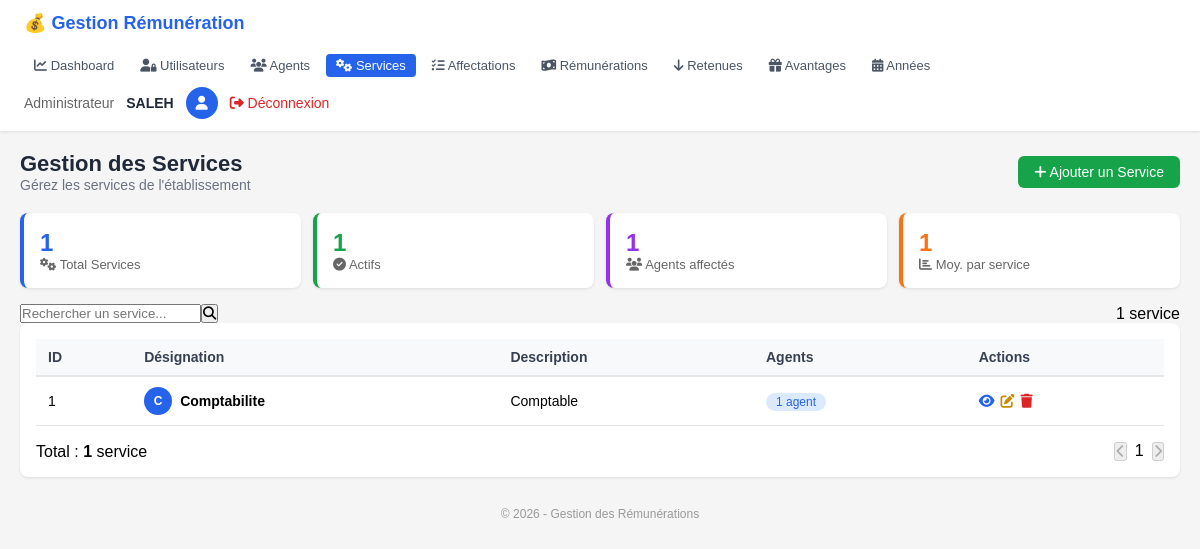
Page /pages/services/index.php (signed in) on the earlier database version.
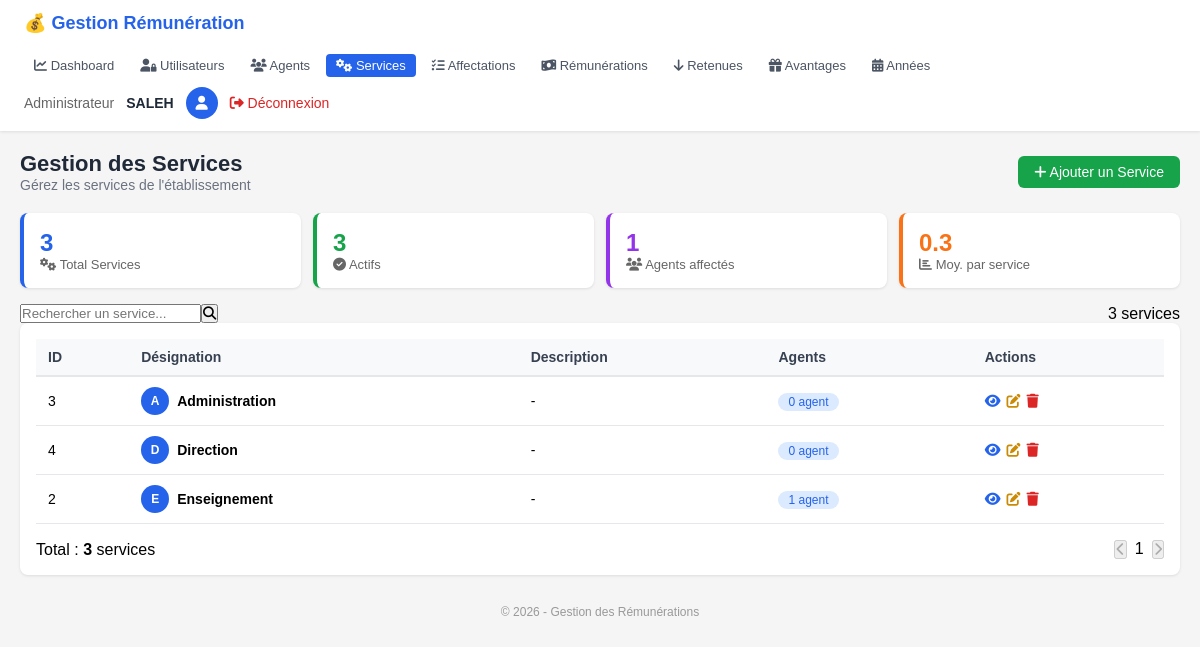
Same page on the later database version.
### tables this page shows
CREATE TABLE `service` (
  `id` int(11) NOT NULL,
  `designation` varchar(150) NOT NULL,
  `description` text DEFAULT NULL
);

### Classes/Service.php (called while the page is built, shortened)
<?php
require_once __DIR__ . '/../Config/Database.php';
class Service {
    private $id;
    private $designation;
    private $description;
    public function __construct(
        $designation = null,
        $description = null,
        $id = null
    ) {
        $this->id = $id;
        $this->designation = $designation;
        $this->description = $description;
    }
    public function getId() { return $this->id; }
    public function getDesignation() { return $this->designation; }
    public function getDescription() { return $this->description; }
    public static function getAll($search = '') {
        $db = Database::getInstance();
        $sql = "SELECT * FROM service";
        $params = [];
        $sql .= " ORDER BY designation";
        try {
            $stmt = $db->prepare($sql);
            $stmt->execute();
            $services = [];
            while ($row = $stmt->fetch(PDO::FETCH_ASSOC)) {
                $services[] = new self(
                    $row['designation'],
                    $row['description'],
                    $row['id']
                );
            }
            return $services;
        } catch (PDOException $e) {
            error_log("Erreur lors de la récupération des services : " . $e->getMessage());
            return [];
        }
    }
    public function getAgents() {
        require_once 'Affectation.php';
        return Affectation::getByService($this->id);
    }
}
?>

### Config/Database.php (called while the page is built, shortened)
<?php
class Database {
    private static $host = 'localhost';
    private static $db_name = 'gestion_remuneration';
    private static $user = 'root';
    private static $password = '';
    private static $conn;
    public static function connect() {
        self::$conn = null;
        try {
            $dsn = 'mysql:host=' . self::$host . ';dbname=' . self::$db_name . ';charset=utf8';
            self::$conn = new PDO($dsn, self::$user, self::$password);
            self::$conn->setAttribute(PDO::ATTR_ERRMODE, PDO::ERRMODE_EXCEPTION);
        } catch (PDOException $e) {
            die('Erreur de connexion : ' . $e->getMessage());
        }
        return self::$conn;
    }
    public static function getInstance() {
        return self::$conn;
    }
}
?>

### Classes/Affectation.php (called while the page is built, shortened)
<?php
require_once __DIR__ . '/../Config/Database.php';
class Affectation {
    public static function getByService($id_service) {
        $db = Database::getInstance();
        $sql = "SELECT * FROM affectation WHERE id_service = :id_service";
        try {
            $stmt = $db->prepare($sql);
            $stmt->bindParam(':id_service', $id_service);
            $stmt->execute();
            $affectations = [];
            while ($row = $stmt->fetch(PDO::FETCH_ASSOC)) {
                $affectations[] = new self(
                    $row['id_agent'],
                    $row['id_service'],
                    $row['lieu_affectation'],
                    $row['montant_remunerer'],
                    $row['date_affectation'],
                    $row['id']
                );
            }
            return $affectations;
        } catch (PDOException $e) {
            error_log("Erreur lors de la récupération des affectations : " . $e->getMessage());
            return [];
        }
    }
}
?>

### pages/services/index.php (the view, shortened to what the changed rows need)
<?php
require_once __DIR__ . '/../../Config/Database.php';
require_once __DIR__ . '/../../Classes/Service.php';
$search = $_GET['search'] ?? '';
$services = Service::getAll($search);
$totalServices = count($services);
?>
<!DOCTYPE html>
<html lang="fr">
<head>
    <link rel="stylesheet" href="https://cdnjs.cloudflare.com/ajax/libs/font-awesome/6.4.0/css/all.min.css">
</head>
<body>
<div class="header">
    <div class="header-left">
        <h1>💰 Gestion Rémunération</h1>
    </div>
</div>
<div class="container">
    <div class="top">
        <div>
            <h2>Gestion des Services</h2>
        </div>
    </div>
    <div class="grid-4">
        <div class="card border-blue">
            <div class="number text-blue"><?php echo $totalServices; ?></div>
            <div class="label"><i class="fas fa-cogs"></i> Total Services</div>
        </div>
        <div class="card border-green">
            <div class="number text-green"><?php echo $totalServices > 0 ? $totalServices : 0; ?></div>
            <div class="label"><i class="fas fa-check-circle"></i> Actifs</div>
        </div>
            <div class="number text-purple"><?php
                $totalAgents = 0;
                foreach ($services as $service) {
                    $totalAgents += count($service->getAgents());
                }
            ?></div>
        <div class="card border-orange">
            <div class="number text-orange"><?php echo count($services) > 0 ? round($totalAgents / count($services), 1) : 0; ?></div>
            <div class="label"><i class="fas fa-chart-bar"></i> Moy. par service</div>
        </div>
    </div>
    <div class="flex flex-wrap items-center justify-between gap-3 mb-4">
        <form method="GET" class="flex">
            <input type="text" name="search" value="<?php echo htmlspecialchars($search); ?>"
                   placeholder="Rechercher un service..."
                   class="px-4 py-2 border border-gray-300 rounded-l-lg focus:outline-none focus:border-blue-500 w-64">
            <button type="submit" class="bg-blue-600 hover:bg-blue-700 text-white px-4 py-2 rounded-r-lg transition">
            </button>
        </form>
        <span class="text-sm text-gray-500"><?php echo $totalServices; ?> service<?php echo $totalServices > 1 ? 's' : ''; ?></span>
    </div>
    <div class="card">
        <div class="table-wrap">
            <table>
                <thead>
                    <tr>
                        <th>ID</th>
                        <th>Désignation</th>
                        <th>Description</th>
                        <th>Agents</th>
                        <th>Actions</th>
                    </tr>
                </thead>
                <tbody>
                    <?php if (empty($services)): ?>
                    <tr>
                        <td colspan="5" class="empty">
                            <i class="fas fa-inbox"></i>
                            Aucun service trouvé
                        </td>
                    </tr>
                    <?php else: ?>
                        <?php foreach ($services as $service):
                            $nbAgents = count($service->getAgents());
                        ?>
                        <tr>
                            <td><?php echo $service->getId(); ?></td>
                            <td>
                                <div style="display:flex;align-items:center;gap:8px;">
                                    <div style="width:28px;height:28px;background:#2563eb;border-radius:50%;display:flex;align-items:center;justify-content:center;color:white;font-size:12px;font-weight:bold;">
                                        <?php
                                        $designation = $service->getDesignation();
                                        $initials = '';
                                        $parts = explode(' ', $designation);
                                        foreach ($parts as $part) {
                                            $initials .= strtoupper(substr($part, 0, 1));
                                        }
                                        echo substr($initials, 0, 2);
                                        ?>
                                    </div>
                                    <strong><?php echo htmlspecialchars($service->getDesignation()); ?></strong>
                                </div>
                            </td>
                            <td><?php echo htmlspecialchars($service->getDescription() ?: '-'); ?></td>
                            <td>
                                <span class="badge" style="background:#dbeafe;color:#2563eb;padding:2px 10px;border-radius:12px;font-size:12px;">
                                    <?php echo $nbAgents; ?> agent<?php echo $nbAgents > 1 ? 's' : ''; ?>
                                </span>
                            </td>
                            <td>
                                <div style="display:flex;gap:6px;flex-wrap:wrap;">
                                    <a href="view.php?id=<?php echo $service->getId(); ?>"
                                       style="color:#2563eb;text-decoration:none;" title="Voir">
                                        <i class="fas fa-eye"></i>
                                    </a>
                                    <a href="edit.php?id=<?php echo $service->getId(); ?>"
                                       style="color:#ca8a04;text-decoration:none;" title="Modifier">
                                        <i class="fas fa-edit"></i>
                                    </a>
                                    <a href="delete.php?id=<?php echo $service->getId(); ?>"
                                       style="color:#dc2626;text-decoration:none;" title="Supprimer"
                                       onclick="return confirm('Êtes-vous sûr de vouloir supprimer ce service ?')">
                                        <i class="fas fa-trash"></i>
                                    </a>
                                </div>
                            </td>
                        </tr>
                        <?php endforeach; ?>
                    <?php endif; ?>
                </tbody>
            </table>
        </div>
        <div class="mt-4 flex justify-between items-center text-sm text-gray-500">
            <span>Total : <strong><?php echo $totalServices; ?></strong> service<?php echo $totalServices > 1 ? 's' : ''; ?></span>
            <div class="flex gap-2">
                <button class="px-3 py-1 border border-gray-300 rounded text-sm hover:bg-gray-100 transition" disabled>
                </button>
                <span class="px-3 py-1 bg-blue-600 text-white rounded text-sm">1</span>
                <button class="px-3 py-1 border border-gray-300 rounded text-sm hover:bg-gray-100 transition" disabled>
                </button>
            </div>
        </div>
    </div>
</div>
</body>
</html>

Differences in the rows shown:
removed service: id "1", initials "C", designation "Comptabilite", description "Comptable", nbAgents "1"
added service: id "3", initials "A", designation "Administration", description "-", nbAgents "0"
added service: id "4", initials "D", designation "Direction", description "-", nbAgents "0"
added service: id "2", initials "E", designation "Enseignement", description "-", nbAgents "1"
Other differences:
$totalServices: "1" → "3"
$totalAgents / count($services): "1" → "0.3"
text now shown: "s s"
